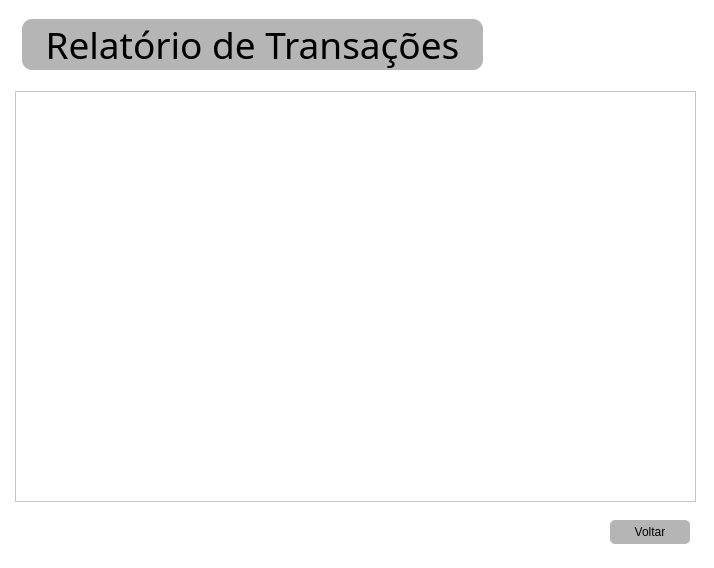
<?xml version="1.0" encoding="UTF-8"?>
<ui version="4.0">
 <class>relatorio</class>
 <widget class="QDialog" name="relatorio">
  <property name="geometry">
   <rect>
    <x>0</x>
    <y>0</y>
    <width>714</width>
    <height>568</height>
   </rect>
  </property>
  <property name="windowTitle">
   <string>Relatório de Transações</string>
  </property>
  <property name="windowIcon">
   <iconset theme="address-book-new"/>
  </property>
  <property name="styleSheet">
   <string notr="true">background-color:#fff;
</string>
  </property>
  <widget class="QTableWidget" name="tb_listaRelatorio">
   <property name="geometry">
    <rect>
     <x>15</x>
     <y>91</y>
     <width>681</width>
     <height>411</height>
    </rect>
   </property>
  </widget>
  <widget class="QLabel" name="label">
   <property name="geometry">
    <rect>
     <x>22</x>
     <y>19</y>
     <width>461</width>
     <height>51</height>
    </rect>
   </property>
   <property name="font">
    <font>
     <family>Segoe UI Black</family>
     <pointsize>28</pointsize>
     <italic>false</italic>
     <fontweight>Black</fontweight>
    </font>
   </property>
   <property name="styleSheet">
    <string notr="true">color: rgb(0,0,0);
font: 900 28pt &quot;Segoe UI Black&quot;;
background-color:rgb(181, 181, 181);
border-radius: 10px;
border: 10px;
</string>
   </property>
   <property name="text">
    <string>Relatório de Transações</string>
   </property>
   <property name="alignment">
    <set>Qt::AlignCenter</set>
   </property>
  </widget>
  <widget class="QPushButton" name="btn_voltar">
   <property name="geometry">
    <rect>
     <x>610</x>
     <y>520</y>
     <width>80</width>
     <height>24</height>
    </rect>
   </property>
   <property name="cursor">
    <cursorShape>PointingHandCursor</cursorShape>
   </property>
   <property name="styleSheet">
    <string notr="true">color: rgb(0,0,0);
font: 900 9pt &quot;Segoe UI Black&quot;;
background-color:rgb(181, 181, 181);
border-radius: 5px;
border: 10px;</string>
   </property>
   <property name="text">
    <string>Voltar</string>
   </property>
  </widget>
 </widget>
 <resources/>
 <connections/>
</ui>
